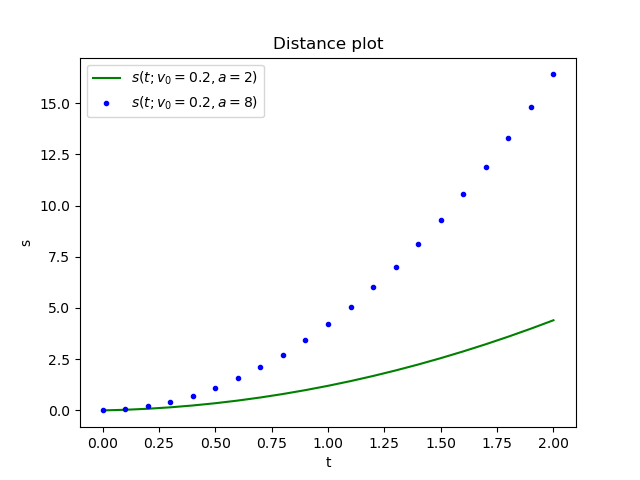

The Python source for this figure:
import numpy as np
import matplotlib.pyplot as plt

# Matlab user may prefer to do
# from numpy import *
# from matplotlib.pyplot import *
# such that they can use 'linspace' and 'plot' without any prefix as in Matlab

v0 = 0.2
a1 = 2
a2 = 8
n = 21      # No of t for plotting

t = np.linspace(0, 2, n)
s1 = v0*t + 0.5*a1*t**2
s2 = v0*t + 0.5*a2*t**2

plt.plot(t, s1, 'g', t, s2, '.b')
plt.xlabel('t')
plt.ylabel('s')
plt.title('Distance plot')
plt.legend(('$s(t; v_0=0.2, a=2)$', '$s(t;v_0=0.2, a=8)$'))
plt.savefig('_7_plot.png')
plt.show()